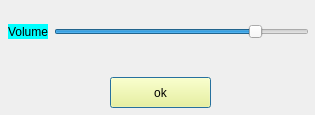
<?xml version="1.0" encoding="UTF-8"?>
<ui version="4.0">
 <class>MusicControls</class>
 <widget class="QDialog" name="MusicControls">
  <property name="geometry">
   <rect>
    <x>0</x>
    <y>0</y>
    <width>315</width>
    <height>115</height>
   </rect>
  </property>
  <property name="windowTitle">
   <string>Dialog</string>
  </property>
  <widget class="QPushButton" name="pushButton">
   <property name="geometry">
    <rect>
     <x>110</x>
     <y>77</y>
     <width>101</width>
     <height>31</height>
    </rect>
   </property>
   <property name="styleSheet">
    <string notr="true">background-color: rgb(255, 255, 127);</string>
   </property>
   <property name="text">
    <string>ok</string>
   </property>
  </widget>
  <widget class="QWidget" name="">
   <property name="geometry">
    <rect>
     <x>8</x>
     <y>1</y>
     <width>301</width>
     <height>61</height>
    </rect>
   </property>
   <layout class="QVBoxLayout" name="verticalLayout">
    <item>
     <layout class="QHBoxLayout" name="horizontalLayout">
      <item>
       <widget class="QLabel" name="Volume">
        <property name="styleSheet">
         <string notr="true">background-color: rgb(0, 255, 255);</string>
        </property>
        <property name="text">
         <string>Volume</string>
        </property>
       </widget>
      </item>
      <item>
       <widget class="QSlider" name="sliderVolume">
        <property name="value">
         <number>80</number>
        </property>
        <property name="orientation">
         <enum>Qt::Horizontal</enum>
        </property>
       </widget>
      </item>
     </layout>
    </item>
   </layout>
  </widget>
 </widget>
 <resources/>
 <connections/>
</ui>
